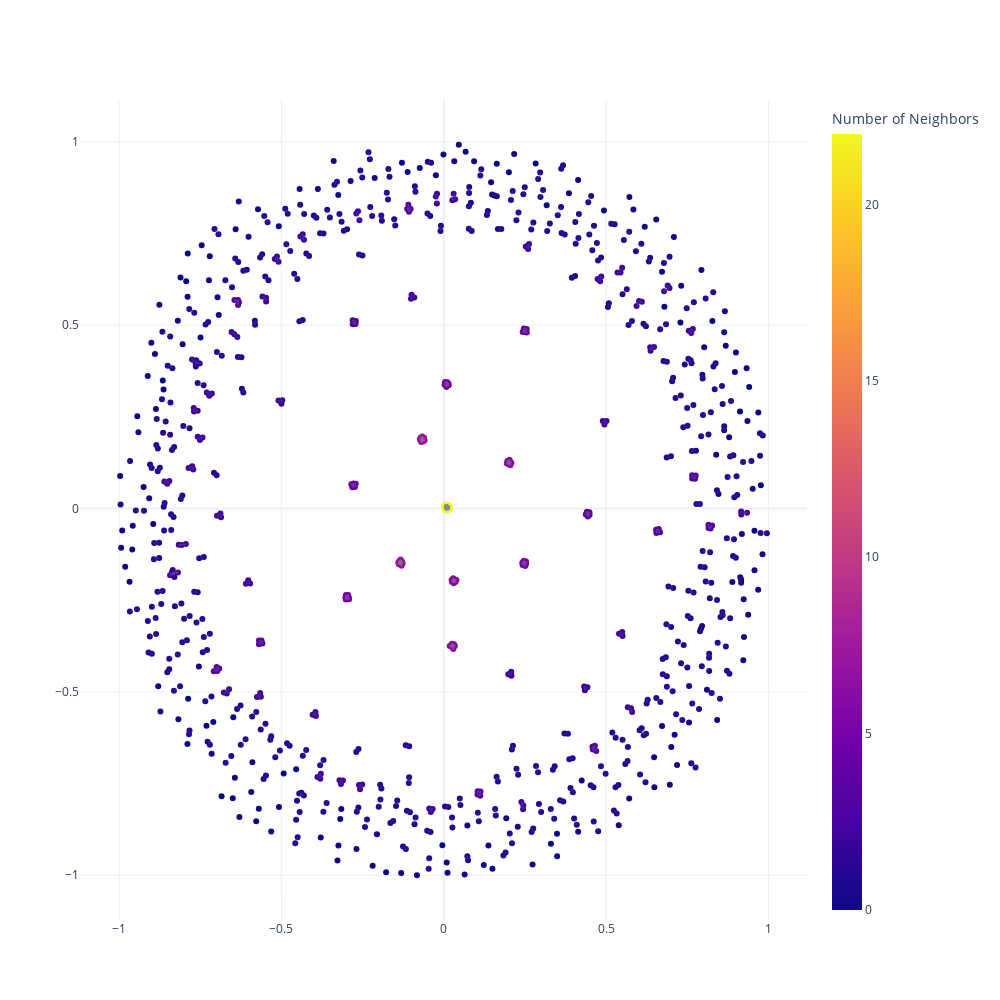

This figure's notebook cell:
### Code cell
plot_network_gene_product(all_sg, meta)

### Figure 1 — Plotly figure (JSON) as saved in the notebook; plotly's stock layout.template omitted (floating-point values rounded to 4 significant figures; data arrays with more than 128 entries replaced by an {"elided": "..."} marker saying what was removed)
{"data": [{"hovertext": {"elided": "876 str values"}, "marker": {"color": {"elided": "876 int values"}, "colorbar": {"title": {"text": "Number of Neighbors"}}}, "mode": "markers", "type": "scatter", "x": {"elided": "876 float values"}, "y": {"elided": "876 float values"}}, {"line": {"color": "#888", "width": 0.25}, "mode": "lines", "type": "scatter", "x": {"elided": "2577 float values"}, "y": {"elided": "2577 float values"}}], "layout": {"height": 1000, "showlegend": false, "width": 1000}}
